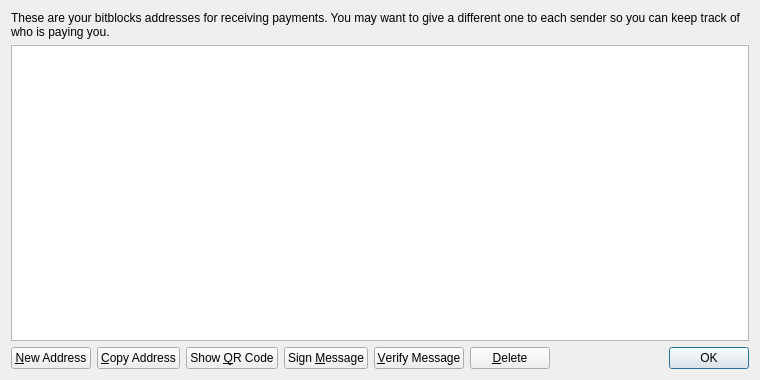
<?xml version="1.0" encoding="UTF-8"?>
<ui version="4.0">
 <class>AddressBookPage</class>
 <widget class="QWidget" name="AddressBookPage">
  <property name="geometry">
   <rect>
    <x>0</x>
    <y>0</y>
    <width>760</width>
    <height>380</height>
   </rect>
  </property>
  <property name="windowTitle">
   <string>Address Book</string>
  </property>
  <layout class="QVBoxLayout" name="verticalLayout">
   <item>
    <widget class="QLabel" name="labelExplanation">
     <property name="text">
      <string>These are your bitblocks addresses for receiving payments. You may want to give a different one to each sender so you can keep track of who is paying you.</string>
     </property>
     <property name="textFormat">
      <enum>Qt::PlainText</enum>
     </property>
     <property name="wordWrap">
      <bool>true</bool>
     </property>
    </widget>
   </item>
   <item>
    <widget class="QTableView" name="tableView">
     <property name="contextMenuPolicy">
      <enum>Qt::CustomContextMenu</enum>
     </property>
     <property name="toolTip">
      <string>Double-click to edit address or label</string>
     </property>
     <property name="tabKeyNavigation">
      <bool>false</bool>
     </property>
     <property name="alternatingRowColors">
      <bool>true</bool>
     </property>
     <property name="selectionMode">
      <enum>QAbstractItemView::SingleSelection</enum>
     </property>
     <property name="selectionBehavior">
      <enum>QAbstractItemView::SelectRows</enum>
     </property>
     <property name="sortingEnabled">
      <bool>true</bool>
     </property>
     <attribute name="verticalHeaderVisible">
      <bool>false</bool>
     </attribute>
    </widget>
   </item>
   <item>
    <layout class="QHBoxLayout" name="horizontalLayout">
     <item>
      <widget class="QPushButton" name="newAddressButton">
       <property name="toolTip">
        <string>Create a new address</string>
       </property>
       <property name="text">
        <string>&amp;New Address</string>
       </property>
       <property name="icon">
        <iconset resource="../bitcoin.qrc">
         <normaloff>:/icons/add</normaloff>:/icons/add</iconset>
       </property>
      </widget>
     </item>
     <item>
      <widget class="QPushButton" name="copyToClipboard">
       <property name="toolTip">
        <string>Copy the currently selected address to the system clipboard</string>
       </property>
       <property name="text">
        <string>&amp;Copy Address</string>
       </property>
       <property name="icon">
        <iconset resource="../bitcoin.qrc">
         <normaloff>:/icons/editcopy</normaloff>:/icons/editcopy</iconset>
       </property>
      </widget>
     </item>
     <item>
      <widget class="QPushButton" name="showQRCode">
       <property name="text">
        <string>Show &amp;QR Code</string>
       </property>
       <property name="icon">
        <iconset resource="../bitcoin.qrc">
         <normaloff>:/icons/qrcode</normaloff>:/icons/qrcode</iconset>
       </property>
      </widget>
     </item>
     <item>
      <widget class="QPushButton" name="signMessage">
       <property name="toolTip">
        <string>Sign a message to prove you own a bitblocks address</string>
       </property>
       <property name="text">
        <string>Sign &amp;Message</string>
       </property>
       <property name="icon">
        <iconset resource="../bitcoin.qrc">
         <normaloff>:/icons/edit</normaloff>:/icons/edit</iconset>
       </property>
      </widget>
     </item>
     <item>
      <widget class="QPushButton" name="verifyMessage">
       <property name="toolTip">
        <string>Verify a message to ensure it was signed with a specified bitblocks address</string>
       </property>
       <property name="text">
        <string>&amp;Verify Message</string>
       </property>
       <property name="icon">
        <iconset resource="../bitcoin.qrc">
         <normaloff>:/icons/transaction_0</normaloff>:/icons/transaction_0</iconset>
       </property>
      </widget>
     </item>
     <item>
      <widget class="QPushButton" name="deleteButton">
       <property name="toolTip">
        <string>Delete the currently selected address from the list</string>
       </property>
       <property name="text">
        <string>&amp;Delete</string>
       </property>
       <property name="icon">
        <iconset resource="../bitcoin.qrc">
         <normaloff>:/icons/remove</normaloff>:/icons/remove</iconset>
       </property>
      </widget>
     </item>
     <item>
      <spacer name="horizontalSpacer">
       <property name="orientation">
        <enum>Qt::Horizontal</enum>
       </property>
       <property name="sizeHint" stdset="0">
        <size>
         <width>40</width>
         <height>20</height>
        </size>
       </property>
      </spacer>
     </item>
     <item>
      <widget class="QDialogButtonBox" name="buttonBox">
       <property name="sizePolicy">
        <sizepolicy hsizetype="Maximum" vsizetype="Fixed">
         <horstretch>0</horstretch>
         <verstretch>0</verstretch>
        </sizepolicy>
       </property>
       <property name="standardButtons">
        <set>QDialogButtonBox::Ok</set>
       </property>
      </widget>
     </item>
    </layout>
   </item>
  </layout>
 </widget>
 <resources>
  <include location="../bitcoin.qrc"/>
 </resources>
 <connections/>
</ui>
